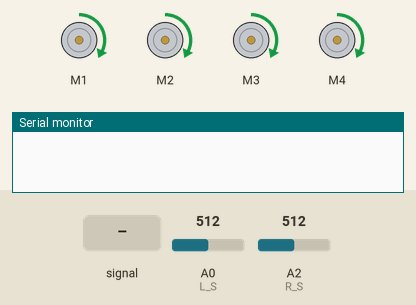
Simulated run of this sketch. Board: Arduino Uno, built with avr-gcc and run on an emulated ATmega328P. Parts: 4 × DC motor (green arrow = forward, orange = backward, longer = faster), the last lines printed to the serial monitor. The inputs (shaded band) are chosen by the test bench; at power-on: A0 (L_S) = 512, A2 (R_S) = 512.

Above: at 2.2 s.
2.3 s: A0 (L_S) fed a 200 Hz sine of ±255 counts around its level
5.3 s: A2 (R_S) fed a 200 Hz sine of ±460 counts around its level
8.3 s: A0 (L_S) set to 710
11.3 s: A2 (R_S) set to 710
At 12.1 s:
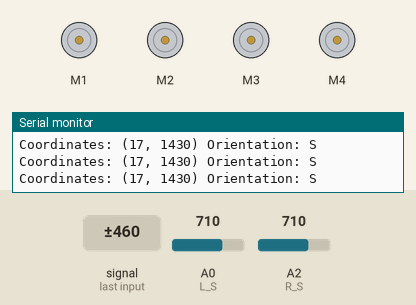
14.3 s: A2 (R_S) set to 691
At 15.0 s:
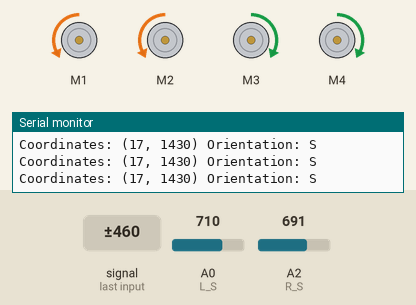
15.8 s: A0 (L_S) set to 682
At 17.0 s:
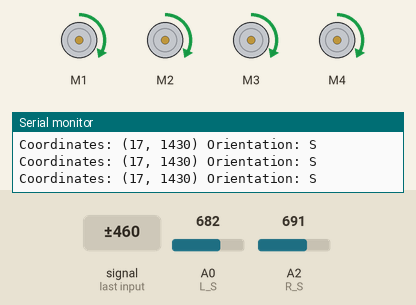
Timing chart, 0 to 18.3 s (numbered marks = the images above; inputs shaded):
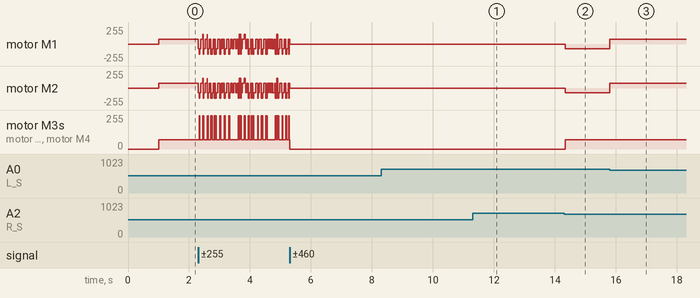

The sketch:

CoordinatesOhm.ino
```cpp
#include <AFMotor.h>

#define R_S A2  // IR sensor right
#define L_S A0  // IR sensor left

AF_DCMotor m1(1);  // Define motor 1 as LEFT FORWARD MOTOR
AF_DCMotor m2(2);  // Define motor 2 as LEFT BACK MOTOR
AF_DCMotor m3(3);  // Define motor 3 as RIGHT BACK MOTOR
AF_DCMotor m4(4);  // Define motor 4 as RIGHT FORWARD MOTOR

// Define speed variables
int forwardSpeed = 70; // Adjust the value to set the forward speed
int turnSpeed = 250;   // Adjust the value to set the turn speed
int threshold = 700;   // IR sensor threshold

// Define coordinate and orientation variables
int x = 0, y = 0;      // Initial coordinates
char orientation = 'N'; // Initial orientation: 'N' = North, 'E' = East, 'S' = South, 'W' = West

void setup() {
  // Set initial speed of the motor & stop
  m1.setSpeed(forwardSpeed);
  m1.run(RELEASE);
  m2.setSpeed(forwardSpeed);
  m2.run(RELEASE);
  m3.setSpeed(forwardSpeed);
  m3.run(RELEASE);
  m4.setSpeed(forwardSpeed);
  m4.run(RELEASE);

  pinMode(R_S, INPUT);
  pinMode(L_S, INPUT);

  Serial.begin(9600);  // Initialize serial communication

  delay(1000);
}

void loop() {
  if ((analogRead(R_S) < threshold) && (analogRead(L_S) < threshold)) {
    forward();
  }  // If both sensors detect below the threshold, move forward

  if ((analogRead(R_S) >= threshold) && (analogRead(L_S) < threshold)) {
    turnRight();
  }  // If right sensor detects above the threshold and left sensor detects below, turn right

  if ((analogRead(R_S) < threshold) && (analogRead(L_S) >= threshold)) {
    turnLeft();
  }  // If right sensor detects below the threshold and left sensor detects above, turn left

  if ((analogRead(R_S) >= threshold) && (analogRead(L_S) >= threshold)) {
    stopMotors();
  }  // If both sensors detect above the threshold, stop
}

void forward() {
  updateCoordinates();  // Update coordinates when moving forward
  m1.run(FORWARD);
  m2.run(FORWARD);
  m3.run(FORWARD);
  m4.run(FORWARD);
}

void turnRight() {
  m1.setSpeed(turnSpeed);
  m2.setSpeed(turnSpeed);
  m3.setSpeed(turnSpeed - 100); // Reduce speed for right wheels
  m4.setSpeed(turnSpeed - 100); // Reduce speed for right wheels

  m1.run(FORWARD);
  m2.run(FORWARD);
  m3.run(BACKWARD);
  m4.run(BACKWARD);

  updateOrientation('R');  // Update orientation when turning right

  m1.setSpeed(forwardSpeed);
  m2.setSpeed(forwardSpeed);
  m3.setSpeed(forwardSpeed);
  m4.setSpeed(forwardSpeed);
}

void turnLeft() {
  m1.setSpeed(turnSpeed - 100); // Reduce speed for left wheels
  m2.setSpeed(turnSpeed - 100); // Reduce speed for left wheels
  m3.setSpeed(turnSpeed);
  m4.setSpeed(turnSpeed);

  m1.run(BACKWARD);
  m2.run(BACKWARD);
  m3.run(FORWARD);
  m4.run(FORWARD);

  updateOrientation('L');  // Update orientation when turning left

  m1.setSpeed(forwardSpeed);
  m2.setSpeed(forwardSpeed);
  m3.setSpeed(forwardSpeed);
  m4.setSpeed(forwardSpeed);
}

void stopMotors() {
  m1.run(RELEASE);
  m2.run(RELEASE);
  m3.run(RELEASE);
  m4.run(RELEASE);

  // Print the current coordinates and orientation when the robot stops
  Serial.print("Coordinates: (");
  Serial.print(x);
  Serial.print(", ");
  Serial.print(y);
  Serial.print(") Orientation: ");
  Serial.println(orientation);
}

// Update the coordinates based on the current orientation
void updateCoordinates() {
  switch (orientation) {
    case 'N': y++; break;
    case 'E': x++; break;
    case 'S': y--; break;
    case 'W': x--; break;
  }
}

// Update the orientation based on the turn direction ('R' for right, 'L' for left)
void updateOrientation(char turnDirection) {
  if (turnDirection == 'R') {
    switch (orientation) {
      case 'N': orientation = 'E'; break;
      case 'E': orientation = 'S'; break;
      case 'S': orientation = 'W'; break;
      case 'W': orientation = 'N'; break;
    }
  } else if (turnDirection == 'L') {
    switch (orientation) {
      case 'N': orientation = 'W'; break;
      case 'E': orientation = 'N'; break;
      case 'S': orientation = 'E'; break;
      case 'W': orientation = 'S'; break;
    }
  }
}
```

Measured:
- the behaviour switches between 700 and 699 on A2 (R_S) (found by bisection; images 1 and 2)
- the behaviour switches between 700 and 699 on A0 (L_S) (found by bisection; images 2 and 3)
- after the input at 11.3 s, motor M1, motor M2: stays stopped (without the input it goes to backward 70/255 after 3.0 s); motor M3, motor M4: stays stopped (without the input it goes to forward 70/255 after 3.0 s)
- after the input at 14.3 s, motor M1, motor M2: stopped → backward 70/255 at once; motor M3, motor M4: stopped → forward 70/255 at once
- after the input at 15.8 s, motor M1, motor M2: backward 70/255 → forward 70/255 at once
